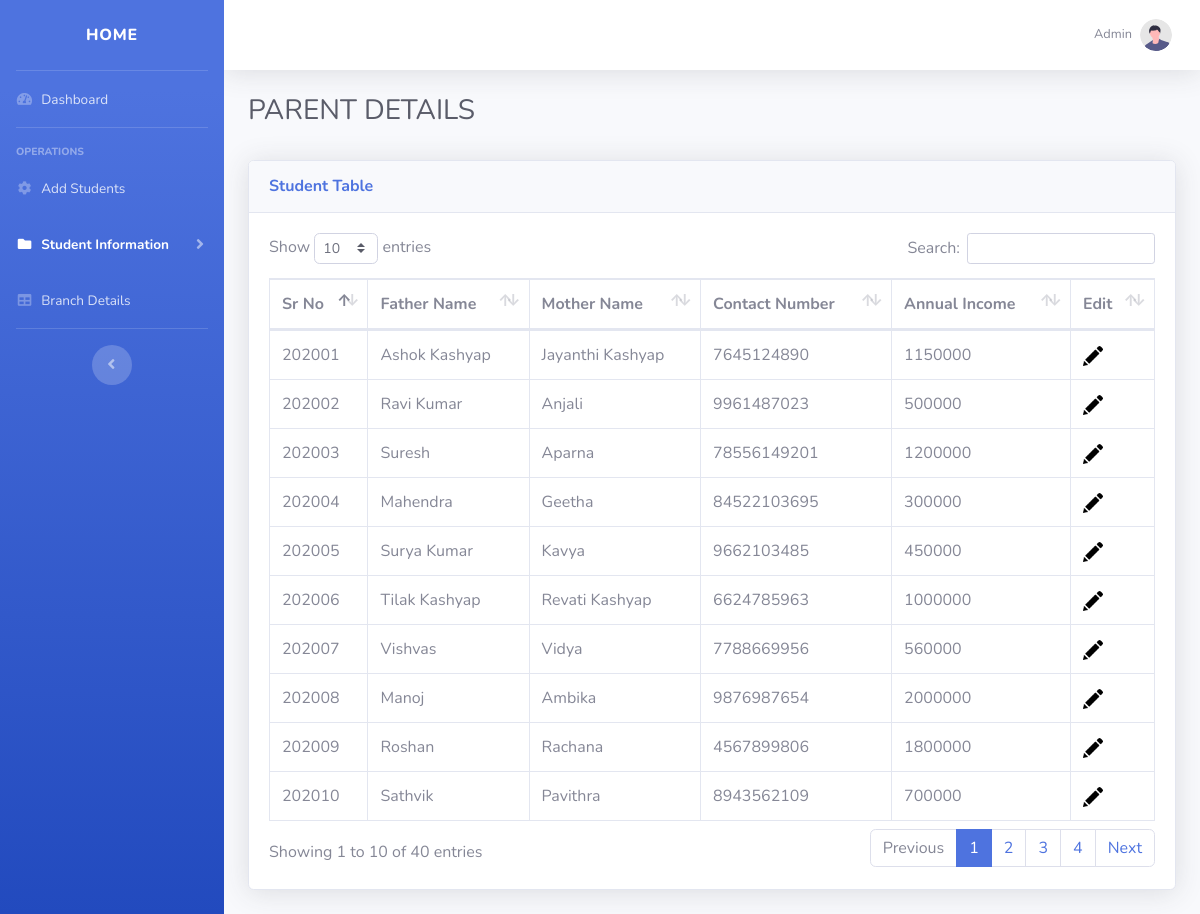
The app's page /frontend/parentdisplay.php (signed in) with its own data.
### tables this page shows
CREATE TABLE `parent_info` (
  `SR_NO` int(11) NOT NULL,
  `FATHER_NAME` varchar(40) NOT NULL,
  `MOTHER_NAME` varchar(40) NOT NULL,
  `CONTACT_NO` varchar(13) NOT NULL,
  `ANNUAL_INCOME` int(11) NOT NULL
);

### frontend/parentdisplay.php (the view, shortened to what this page needs)
<!DOCTYPE html>
<html lang="en">
<head>
    <link href="vendor/fontawesome-free/css/all.min.css" rel="stylesheet" type="text/css">
    <link href="css/sb-admin-2.min.css" rel="stylesheet">
    <link href="vendor/datatables/dataTables.bootstrap4.min.css" rel="stylesheet">
</head>
<body id="page-top">
    <div id="wrapper">
        <ul class="navbar-nav bg-gradient-primary sidebar sidebar-dark accordion" id="accordionSidebar">
            <a class="sidebar-brand d-flex align-items-center justify-content-center" href="index.php">
                <div class="sidebar-brand-text mx-3">HOME</div>
            </a>
            <hr class="sidebar-divider my-0">
            <li class="nav-item">
                <a class="nav-link" href="index.php">
                    <i class="fas fa-fw fa-tachometer-alt"></i>
                    <span>Dashboard</span></a>
            </li>
            <hr class="sidebar-divider">
            <div class="sidebar-heading">
                OPERATIONS
            </div>
            <li class="nav-item">
                <a class="nav-link collapsed" href="studentinfo.php">
                    <i class="fas fa-fw fa-cog"></i>
                    <span>Add Students</span>
                </a>
            </li>
            <li class="nav-item active">
                <a class="nav-link collapsed" href="#" data-toggle="collapse" data-target="#collapsePages"
                    aria-expanded="true" aria-controls="collapsePages">
                    <i class="fas fa-fw fa-folder "></i>
                    <span>Student Information</span>
                </a>
            </li>
            <li class="nav-item">
                <a class="nav-link" href="tables.php">
                    <i class="fas fa-fw fa-table"></i>
                    <span>Branch Details</span></a>
            </li>
            <hr class="sidebar-divider d-none d-md-block">
            <div class="text-center d-none d-md-inline">
                <button class="rounded-circle border-0" id="sidebarToggle"></button>
            </div>
        </ul>
        <div id="content-wrapper" class="d-flex flex-column">
            <div id="content">
                <nav class="navbar navbar-expand navbar-light bg-white topbar mb-4 static-top shadow">
                    <ul class="navbar-nav ml-auto">
                        <li class="nav-item dropdown no-arrow">
                            <a class="nav-link dropdown-toggle" href="#" id="userDropdown" role="button"
                                data-toggle="dropdown" aria-haspopup="true" aria-expanded="false">
                                <span class="mr-2 d-none d-lg-inline text-gray-600 small">Admin</span>
                                <img class="img-profile rounded-circle"
                                    src="img/undraw_profile.svg">
                            </a>
                        </li>
                    </ul>
                </nav>
                <div class="container-fluid">
                    <h1 class="h3 mb-2 text-gray-800">PARENT DETAILS</h1>
                    <br>
                    <div class="card shadow mb-4">
                        <div class="card-header py-3">
                            <h6 class="m-0 font-weight-bold text-primary">Student Table</h6>
                        </div>
                        <div class="card-body">
                            <div class="table-responsive">
                                <table class="table table-bordered" id="dataTable" width="100%" cellspacing="0">
                                    <thead>
                                        <tr>
                                            <th>Sr No</th>
                                            <th>Father Name</th>
                                            <th>Mother Name</th>
                                            <th>Contact Number</th>
                                            <th>Annual Income</th>
                                            <th>Edit</th>
                                        </tr>
                                    </thead>
                                    <tbody>
                                        <?php
                                          $servername = "localhost";
                                          $username = "root";
                                          $password = "";
                                          $dbname = "home";
                                          $conn = new mysqli($servername, $username, $password, $dbname);
                                          $sql = "SELECT * FROM parent_info";
                                          $result = $conn->query($sql);
                                          if ($result->num_rows > 0) {
                                          while($row = mysqli_fetch_array($result)) {
                                        ?>
                                        <tr>
                                            <td><?php echo $row["SR_NO"]; ?></td>
                                            <td><?php echo $row["FATHER_NAME"]; ?></td>
                                            <td><?php echo $row["MOTHER_NAME"]; ?></td>
                                            <td><?php echo $row["CONTACT_NO"]; ?></td>
                                            <td><?php echo $row["ANNUAL_INCOME"]; ?></td>
                                            <td><a href="editparentinfo.php?&id=<?php echo $row['SR_NO'] ?> "><img src="draw.png" height="20px" width="20px" ></a></td>
                                        </tr>
                                        <?php }
                                        } else {
                                          echo "0 results";
                                        }
                                    ?>
                                </table>
                            </div>
                        </div>
                    </div>
                </div>
            </div>
        </div>
    </div>
</body>
</html>

### records on screen
parent_info: SR_NO "202001", FATHER_NAME "Ashok Kashyap", MOTHER_NAME "Jayanthi Kashyap", CONTACT_NO "7645124890", ANNUAL_INCOME "1150000"
parent_info: SR_NO "202002", FATHER_NAME "Ravi Kumar", MOTHER_NAME "Anjali", CONTACT_NO "9961487023", ANNUAL_INCOME "500000"
parent_info: SR_NO "202003", FATHER_NAME "Suresh", MOTHER_NAME "Aparna", CONTACT_NO "78556149201", ANNUAL_INCOME "1200000"
parent_info: SR_NO "202004", FATHER_NAME "Mahendra", MOTHER_NAME "Geetha", CONTACT_NO "84522103695", ANNUAL_INCOME "300000"
parent_info: SR_NO "202005", FATHER_NAME "Surya Kumar", MOTHER_NAME "Kavya", CONTACT_NO "9662103485", ANNUAL_INCOME "450000"
parent_info: SR_NO "202006", FATHER_NAME "Tilak Kashyap", MOTHER_NAME "Revati Kashyap", CONTACT_NO "6624785963", ANNUAL_INCOME "1000000"
parent_info: SR_NO "202007", FATHER_NAME "Vishvas", MOTHER_NAME "Vidya", CONTACT_NO "7788669956", ANNUAL_INCOME "560000"
parent_info: SR_NO "202008", FATHER_NAME "Manoj", MOTHER_NAME "Ambika", CONTACT_NO "9876987654", ANNUAL_INCOME "2000000"
parent_info: SR_NO "202009", FATHER_NAME "Roshan", MOTHER_NAME "Rachana", CONTACT_NO "4567899806", ANNUAL_INCOME "1800000"
parent_info: SR_NO "202010", FATHER_NAME "Sathvik", MOTHER_NAME "Pavithra", CONTACT_NO "8943562109", ANNUAL_INCOME "700000"
